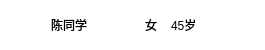
<?xml version="1.0" encoding="UTF-8"?>
<ui version="4.0">
 <class>PatientItem</class>
 <widget class="QWidget" name="PatientItem">
  <property name="geometry">
   <rect>
    <x>0</x>
    <y>0</y>
    <width>265</width>
    <height>50</height>
   </rect>
  </property>
  <property name="minimumSize">
   <size>
    <width>265</width>
    <height>50</height>
   </size>
  </property>
  <property name="maximumSize">
   <size>
    <width>265</width>
    <height>50</height>
   </size>
  </property>
  <property name="windowTitle">
   <string>Form</string>
  </property>
  <property name="styleSheet">
   <string notr="true">QWidget
{
	margin-left:0px;
	background-color:transparent

}

</string>
  </property>
  <layout class="QHBoxLayout" name="horizontalLayout">
   <property name="spacing">
    <number>0</number>
   </property>
   <property name="leftMargin">
    <number>10</number>
   </property>
   <property name="topMargin">
    <number>0</number>
   </property>
   <property name="rightMargin">
    <number>0</number>
   </property>
   <property name="bottomMargin">
    <number>0</number>
   </property>
   <item>
    <widget class="QLabel" name="labelImage">
     <property name="minimumSize">
      <size>
       <width>31</width>
       <height>50</height>
      </size>
     </property>
     <property name="maximumSize">
      <size>
       <width>33</width>
       <height>50</height>
      </size>
     </property>
     <property name="styleSheet">
      <string notr="true"/>
     </property>
     <property name="text">
      <string/>
     </property>
     <property name="pixmap">
      <pixmap resource="../../../Image.qrc">:/Resources/Patient/patient.png</pixmap>
     </property>
     <property name="alignment">
      <set>Qt::AlignCenter</set>
     </property>
    </widget>
   </item>
   <item>
    <spacer name="horizontalSpacer_2">
     <property name="orientation">
      <enum>Qt::Horizontal</enum>
     </property>
     <property name="sizeType">
      <enum>QSizePolicy::Fixed</enum>
     </property>
     <property name="sizeHint" stdset="0">
      <size>
       <width>10</width>
       <height>20</height>
      </size>
     </property>
    </spacer>
   </item>
   <item>
    <widget class="QLabel" name="labelName">
     <property name="minimumSize">
      <size>
       <width>80</width>
       <height>50</height>
      </size>
     </property>
     <property name="maximumSize">
      <size>
       <width>80</width>
       <height>50</height>
      </size>
     </property>
     <property name="text">
      <string>陈同学</string>
     </property>
     <property name="alignment">
      <set>Qt::AlignLeading|Qt::AlignLeft|Qt::AlignVCenter</set>
     </property>
    </widget>
   </item>
   <item>
    <widget class="QLabel" name="labelSex">
     <property name="minimumSize">
      <size>
       <width>40</width>
       <height>50</height>
      </size>
     </property>
     <property name="maximumSize">
      <size>
       <width>40</width>
       <height>50</height>
      </size>
     </property>
     <property name="text">
      <string>女</string>
     </property>
     <property name="alignment">
      <set>Qt::AlignCenter</set>
     </property>
    </widget>
   </item>
   <item>
    <widget class="QLabel" name="labelAge">
     <property name="minimumSize">
      <size>
       <width>60</width>
       <height>50</height>
      </size>
     </property>
     <property name="maximumSize">
      <size>
       <width>60</width>
       <height>50</height>
      </size>
     </property>
     <property name="text">
      <string>45岁</string>
     </property>
     <property name="alignment">
      <set>Qt::AlignLeading|Qt::AlignLeft|Qt::AlignVCenter</set>
     </property>
    </widget>
   </item>
   <item>
    <spacer name="horizontalSpacer">
     <property name="orientation">
      <enum>Qt::Horizontal</enum>
     </property>
     <property name="sizeHint" stdset="0">
      <size>
       <width>31</width>
       <height>20</height>
      </size>
     </property>
    </spacer>
   </item>
  </layout>
 </widget>
 <resources>
  <include location="../../../Image.qrc"/>
 </resources>
 <connections/>
</ui>
